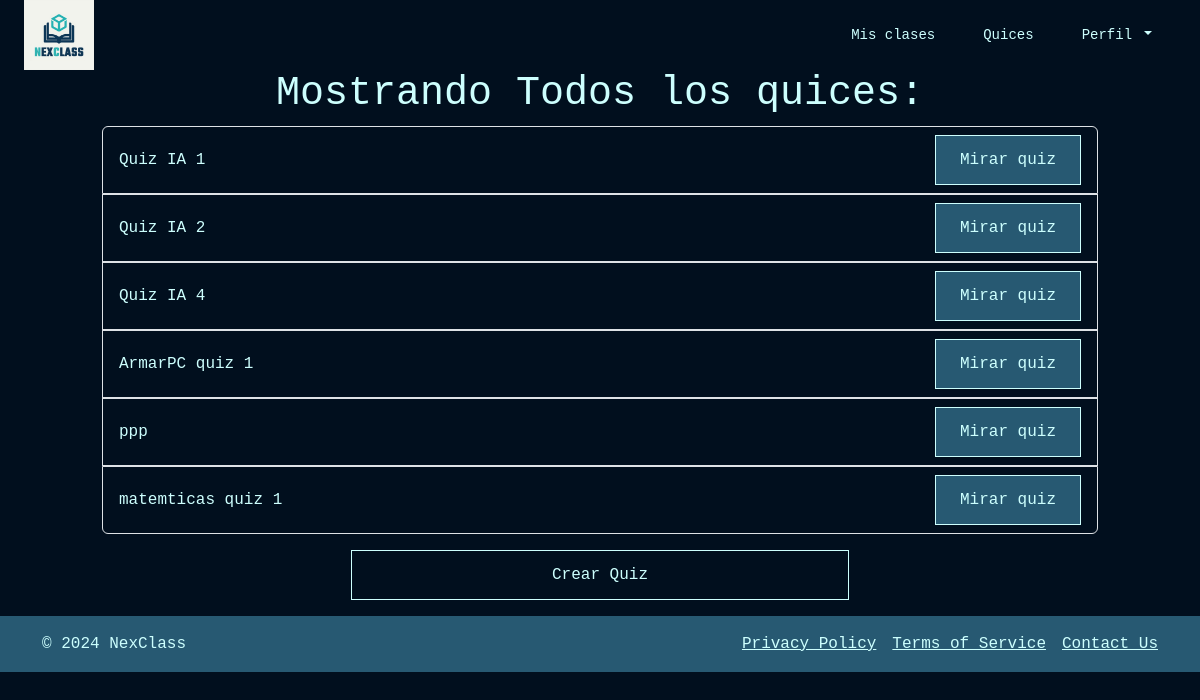
Screenshot of /quizzes/ with the database file from the repository.
### class_quizzes/models.py (models this page shows)
class Quiz(models.Model):
    class_obj = models.ForeignKey(Class, on_delete=models.CASCADE)
    title = models.CharField(max_length=255)
    description = models.TextField(blank=True)
    created_at = models.DateTimeField(default=timezone.now)

### class_quizzes/views.py (the view)
# urls.py: path('quizzes/', views.quiz_list, name='quiz_list'),
def quiz_list(request, class_id=None):
    titulo = ''
    if class_id:
        class_obj = get_object_or_404(Class, id=class_id)
        quizzes = Quiz.objects.filter(class_obj=class_obj)
        titulo = f'Mostrando quices para la clase: {class_obj.className}'
    else:
        quizzes = Quiz.objects.all()
        titulo = f'Mostrando Todos los quices: '
    return render(request, 'quiz_list.html', {'quizzes': quizzes, 'class_id': class_id, 'titulo': titulo})

### class_quizzes/templates/quiz_list.html
{% extends 'navbarTeacher.html' %}
{% block content %}
<div class="row justify-content-center">
    <div class="col-md-10">
        <h1 class="text-center">{{ titulo }}</h1>
        <ul class="list-group ">
            {% for quiz in quizzes %}
            <li class="list-group-item d-flex justify-content-between align-items-center border bg-transparent text_custom">
                <span>{{ quiz.title }}</span>
                <a href="{% url 'quiz_detail' quiz.id %}" class="btn btn-light button-custom-two">Mirar quiz</a>
            </li>
            {% endfor %}
        </ul>
        {% if class_id %}
            <div class=" d-grid gap-2 col-6 mx-auto m-3">
                <a href="{% url 'create_quiz_with_class' class_id %}" class="btn btn-light button-custom">Crear Quiz para esta clase</a>
            </div>
        {% else %}
            <div class=" d-grid gap-2 col-6 mx-auto m-3">
                <a href="{% url 'create_quiz' %}" class="btn btn-light button-custom">Crear Quiz</a>
            </div>
        {% endif %}
    </div>
</div>
{% endblock %}

### NextClassProject/static/styles/global.css (style rules this page uses)
h1, h2, h3, h4, h5, h6 { font-family: "Space Mono", monospace; color: var(--text-color); }
.text_custom { color: var(--text-color); }
.button-custom { background-color: var(--button-bg-color); color: var(--button-text-color); border: 0.5px solid var(--border-color); border-radius: 0; padding: 12px 24px; text-align: center; display: inline-block; font-size: 16px; cursor: pointer; transition: background-color 0.3s, color 0.3s; }
.button-custom-two { background-color: var(--button-bg-color-two); color: var(--button-text-color); border: 0.5px solid var(--border-color); border-radius: 0; padding: 12px 24px; text-align: center; display: inline-block; font-size: 16px; cursor: pointer; transition: background-color 0.3s, color 0.3s; }
a { gap: 2px; color: var(--text-color); }

### rows the page displays
Quiz: title "Quiz IA 1"
Quiz: title "Quiz IA 2"
Quiz: title "Quiz IA 4"
Quiz: title "ArmarPC quiz 1"
Quiz: title "ppp"
Quiz: title "matemticas quiz 1"

### other values shown
{{ titulo }} "Mostrando Todos los quices:"
